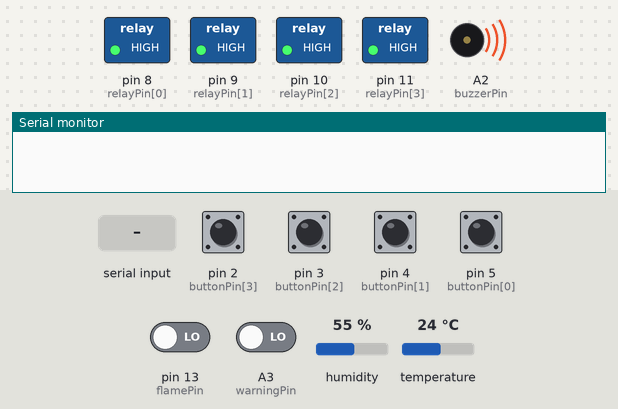
This sketch was run on a simulated Arduino Uno, built with avr-gcc and run on an emulated ATmega328P. On the bench: switched loads named in the sketch (green lamp = pin HIGH), buzzer (waves = sounding, pin HIGH), the last lines printed to the serial monitor. Inputs (shaded band) come from the test bench; at power-on: A3 (warningPin), pin 2 (buttonPin[3]), pin 3 (buttonPin[2]), pin 4 (buttonPin[1]), pin 5 (buttonPin[0]), pin 13 (flamePin) LOW, humidity 55 %, temperature 24 °C.

Above: at 1.2 s.
1.3 s: "0-2-Request 2\n" received over the second serial link
At 1.9 s:
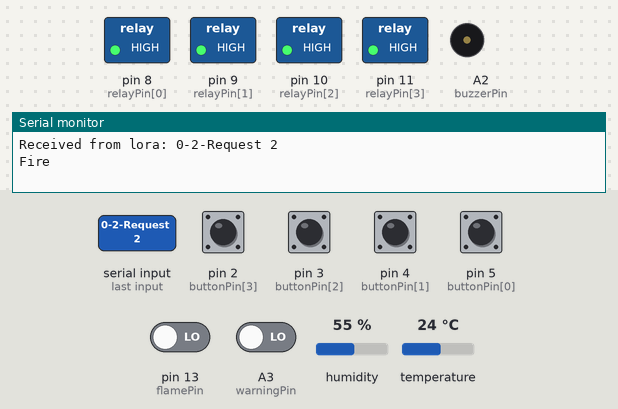
2.8 s: A3 (warningPin) driven HIGH
At 3.9 s:
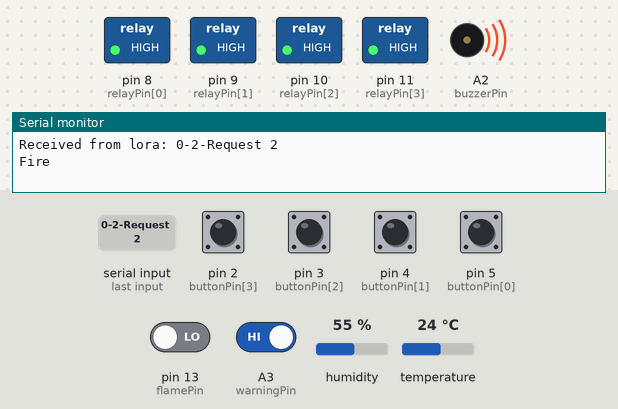
11.9 s: A3 (warningPin) driven LOW
Timing chart, 0 to 25.4 s (numbered marks = the images above; inputs shaded):
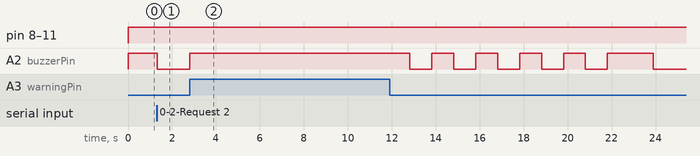

Measured:
- after the input at 1.3 s, A2 (buzzerPin): HIGH → LOW at once
- after the input at 2.8 s, A2 (buzzerPin): LOW → HIGH at once

The sketch:

UNO2.ino
```cpp
#include <Arduino.h>

unsigned long now = 0;
bool connected = false, flameState = false;
long temperature = 0, humidity = 0, ppm = 0, thresholdTemp = 1000, thresholdHumi = 1000, thresholdAQ = 10000;

#include "Library.h"

void setup() {
  setupButton();
  setupWarning();
  setupRelay();
  setupBuzzer();
  setupDebug();
  setupLC();

  setupLoRa();

  clearLC();
  displayLC(1, "Connecting to");
  displayLC(2, "gateway...");
}


void loop() {
  now = millis();

  checkLoRa();
  checkButton();
  checkDHT();
  checkMQ135();
  checkFlame();
  checkDebug();
  updateRelay();
  if (!connected) return;

  checkSensorChange();
  checkWarning();
}
```

Button.h
```cpp
const byte buttonPin[4] = { 5, 4, 3, 2 };
bool buttonState[4] = { false, false, false, false };
unsigned long prePress[4] = { 0, 0, 0, 0 };

void setupButton() {
  for (byte i = 0; i < 4; i++)
    pinMode(buttonPin[i], INPUT);
}

void checkButton() {
  static bool preButtonState[4] = { false, false, false, false };

  for (byte i = 0; i < 4; i++) {
    buttonState[i] = digitalRead(buttonPin[i]);
    if (preButtonState[i] == 1 && buttonState[i] == 0 && now - prePress[i] >= 300) {
      relayState[i] = !relayState[i];
      Serial.println("Button " + String(i) + " is pressed");
      prePress[i] = now;
      sendLoRa("2-0-R" + String(i + 1) + "-" + String(relayState[i]) + "\n");
      displaySensor();
    }
    if (preButtonState[i] == 0 && buttonState[i] == 1 && now - prePress[i] >= 300) {
      prePress[i] = now;
    }
    preButtonState[i] = buttonState[i];
  }
}
```

Buzzer.h
```cpp
const byte buzzerPin = A2;

void buzzerOn() {
  // noTone(buzzerPin);
  analogWrite(buzzerPin, 0);
  // digitalWrite(buzzerPin,1);
}

void buzzerOff() {
  // tone(buzzerPin, 1000);
  analogWrite(buzzerPin, 255);
  //digitalWrite(buzzerPin, 0);
}

void setupBuzzer() {
  pinMode(buzzerPin, OUTPUT);
  buzzerOff();
}
```

DHT.h
```cpp
#include <DHT11.h>

const byte dhtPin = 12;
DHT11 dht(dhtPin);

long preDHT = 0;
float dhtRate = 0.2;

void checkDHT() {
  if (now - preDHT >= 1000 / dhtRate) {
    preDHT = now;
    temperature = dht.readTemperature();
    humidity = dht.readHumidity();
    // printDebug("Temperature: "+String(temperature));
    // printDebug("Humidity: "+String(humidity));
  }
}
```

Debug.h
```cpp
long prePrint = 0;
float printRate = 4;

void setupDebug() {
  Serial.begin(9600);
}

void printDebug(String s) {
  Serial.println(s);
}

void checkDebug() {
  if (Serial.available()) {
    String data = Serial.readStringUntil('\n');
    Serial.println("Received from laptop: " + data);
  }

  if (now - prePrint >= 1000 / printRate) {
    prePrint = now;
  }
}
```

Flame.h
```cpp
const byte flamePin = 13;

void setupFlame() {
  pinMode(flamePin, INPUT);
}

void checkFlame() {
  flameState = digitalRead(flamePin) == 0;
}
```

LoRaSimple.h
```cpp
#include <SoftwareSerial.h>

SoftwareSerial lora(6, 7);

void setupLoRa() {
  lora.begin(9600);
}

void sendLoRa(String s) {
  lora.print(s);
}

void processDataLoRa(String s) {
  if (s == "0-2-Request 2" || s.indexOf("0-2") != -1) {
    sendLoRa("2-0-LOCATION 2 ONLINE\n");
    connected = true;
    displaySensor();
  }

  if (s.substring(0, 5) == "0-2-T") thresholdTemp = s.substring(6, s.length()).toInt();
  else if (s.substring(0, 5) == "0-2-H") thresholdHumi = s.substring(6, s.length()).toInt();
  else if (s.substring(0, 5) == "0-2-A") thresholdAQ = s.substring(6, s.length()).toInt();
  else if (s.substring(0, 5) == "0-2-R" && s.length() < 11) {
    relayState[String(s[5]).toInt() - 1] = s[7] == '1';
    // Serial.println("relay "+String(s[5])+" state "+String(s[7]));
  }
}

void checkLoRa() {
  if (lora.available()) {
    String data = lora.readStringUntil('\n');
    Serial.println("Received from lora: " + data);
    processDataLoRa(data);
    displaySensor();
  }
}
```

Relay.h
```cpp
const byte relayPin[4] = {8, 9, 10, 11};
bool relayState[4] = {true, true, true, true};

void setupRelay() {
  for (byte i = 0; i < 4; i++) {
    pinMode(relayPin[i], OUTPUT);
  }
}

void updateRelay() {
  for (byte i = 0; i < 4; i++)
    digitalWrite(relayPin[i], relayState[i]);
}
```

Warning.h
```cpp
const byte warningPin = A3;

void setupWarning() {
  pinMode(warningPin, INPUT);
}

void checkWarning() {
  if (!connected) return;

  if (flameState) {
    buzzerOn();
    Serial.println("Fire");
    sendLoRa("2-0-F-1\n");
    sendLoRa("2-0-D\n");
    checkLoRa();
    while (!digitalRead(warningPin)) {byte a = 1;}
    buzzerOff();
    sendLoRa("2-0-S\n");
    displaySensor();
    delay(10000);
  }

  if (temperature > thresholdTemp || humidity > thresholdHumi || ppm > thresholdAQ || flameState) {
    byte count = 0;
    Serial.println("Temp: "+String(temperature)+" "+String(thresholdTemp));
    Serial.println("Humi: "+String(humidity)+" "+String(thresholdHumi));
    Serial.println("Air: "+String(ppm)+" "+String(thresholdAQ));
    sendLoRa("2-0-D");
    while (count++ < 5) {
      checkLoRa();
      buzzerOn();
      delay(1000);
      buzzerOff();
      delay(1000);
      if (digitalRead(warningPin)) {
        checkLoRa();
        buzzerOff();
        sendLoRa("2-0-S\n");
        delay(30000);
        break;
      }
    }
    sendLoRa("2-0-S\n");
    displaySensor();
  }

  buzzerOff();
}
```

Library.h
```cpp
// Button
void setupButton();
void checkButton();

// Relay
void setupRelay();
void updateRelay();

// DHT
void checkDHT();

// Flame
void setupFlame();
void checkFlame();

// MQ135
void checkMQ135();

// LiquidCrystal
void clearLC();
void displayLC(byte line, String s);
void displaySensor();
void setupLC();
void updateLC();

// LoRa
void setupLoRa();
void sendLoRa(String s);
void processDataLoRa(String s);
void checkLoRa();

// Debug
void setupDebug();
void printDebug(String s);
void checkDebug();

// Buzzer
void setupBuzzer();
void buzzerOn();
void buzzerOff();

#include "Buzzer.h"
#include "Warning.h"
#include "Relay.h"
#include "Button.h"
#include "MQ135.h"
#include "Flame.h"
#include "LoRaSimple.h"
#include "Debug.h"
#include "DHT.h"
#include "LiquidCrystal.h"

void checkSensorChange() {
  static int preT = 0, preH = 0, preP = 0, preF = 0;

  if (preT != temperature) {
    displaySensor();
    sendLoRa("2-0-T-"+String(temperature)+"\n");
    preT = temperature;
  }

  if (preH != humidity) {
    displaySensor();
    sendLoRa("2-0-H-"+String(humidity)+"\n");
    preH = humidity;
  }

  if (preP != ppm) {
    displaySensor();
    sendLoRa("2-0-A-"+String(ppm)+"\n");
    preP = ppm;
  }

  if (preF != flameState) {
    displaySensor();
    sendLoRa("2-0-F-"+String(flameState)+"\n");
    preF = flameState;
  }
}
```
